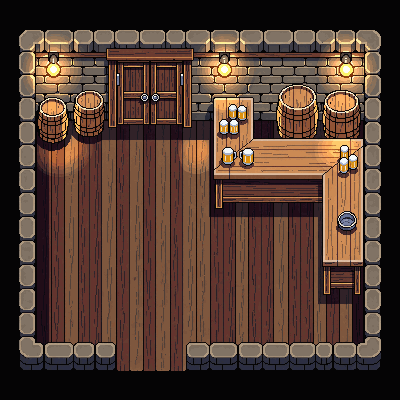
#> input picture assets/scenes/tavern_big_nw.png, 400 x 400 px
$ python stitch_tavern.py
#> lines starting #> are read from the running program, lines starting #| are printed output that depends on the picture
"""Stitch 4 tavern tiles (400x400) into one 800x800 scene image.

Layout:
  NW | NE
  ---+---
  SW | SE
"""
from PIL import Image
import os

BASE = os.path.dirname(os.path.abspath(__file__))
TILES = {
    (0, 0):   os.path.join(BASE, "tavern_big_nw.png"),
    (400, 0): os.path.join(BASE, "tavern_big_ne.png"),
    (0, 400): os.path.join(BASE, "tavern_big_sw.png"),
    (400, 400): os.path.join(BASE, "tavern_big_se.png"),
}
OUT = os.path.join(BASE, "tavern_big.png")

# 800x800 auf schwarzem Hintergrund (damit keine Transparenz-Luecken sichtbar sind)
canvas = Image.new("RGB", (800, 800), (10, 6, 4))  # fast-schwarzer Ton (wie die Kacheln am Rand)
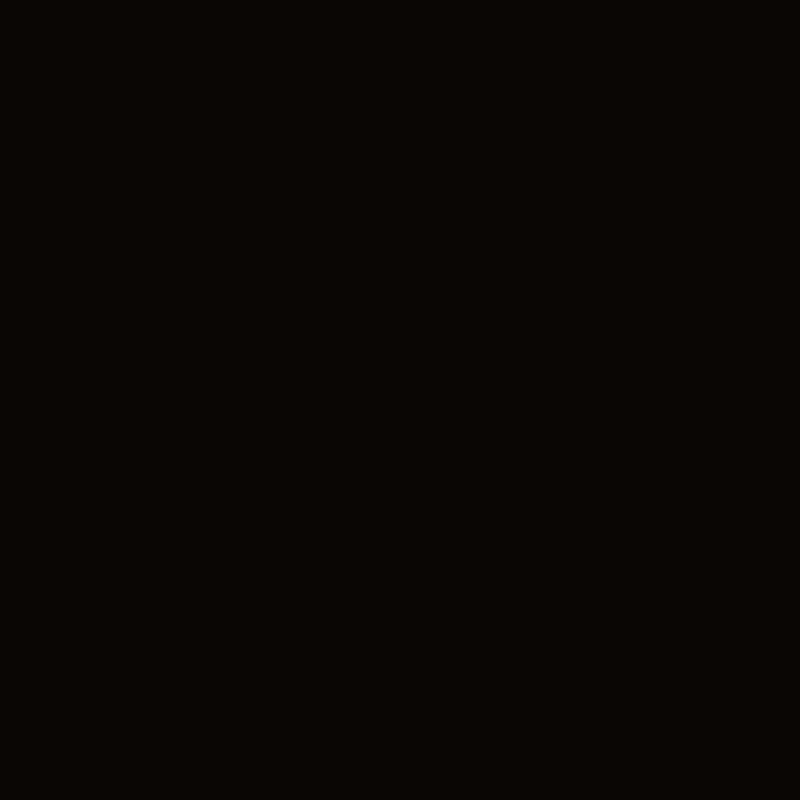
#> canvas: PIL image 800x800 RGB; mean R, G, B 10, 6, 4

for (x, y), path in TILES.items():
    if not os.path.exists(path):
        print(f"[ERROR] Fehlt: {path}")
        continue
    tile = Image.open(path).convert("RGBA")
#> tile is the input picture: PIL image 400x400 RGBA; mean R, G, B, A 83.5, 60.3, 49, 255
    # Transparenter Rand wird durch den canvas-Hintergrund ersetzt
    canvas.paste(tile, (x, y), tile)
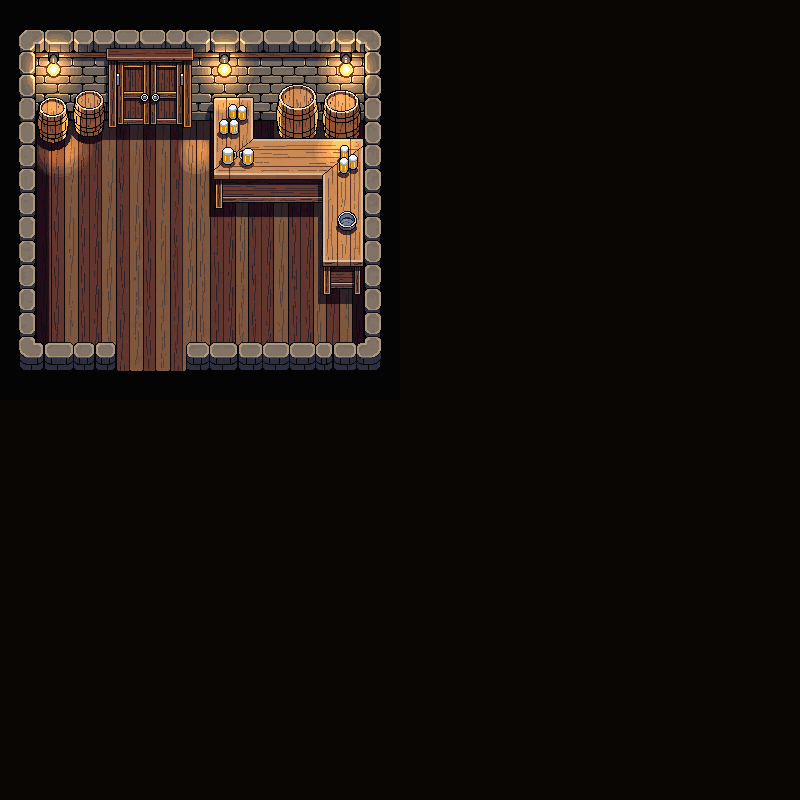
#> canvas: PIL image 800x800 RGB; mean R, G, B 28.4, 19.6, 15.2
    print(f"[OK] {os.path.basename(path)} -> ({x},{y})")
#> pass 2 of the loop `for (x, y), path in TILES.items():`:
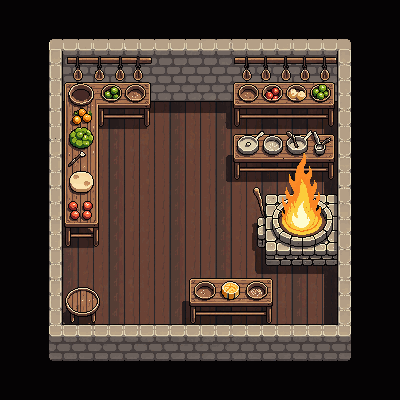
#> input picture assets/scenes/tavern_big_ne.png, 400 x 400 px
#> tile is the input picture: PIL image 400x400 RGBA; mean R, G, B, A 69.4, 53.6, 44.7, 255
#> `canvas.paste(tile, (x, y), tile)`:
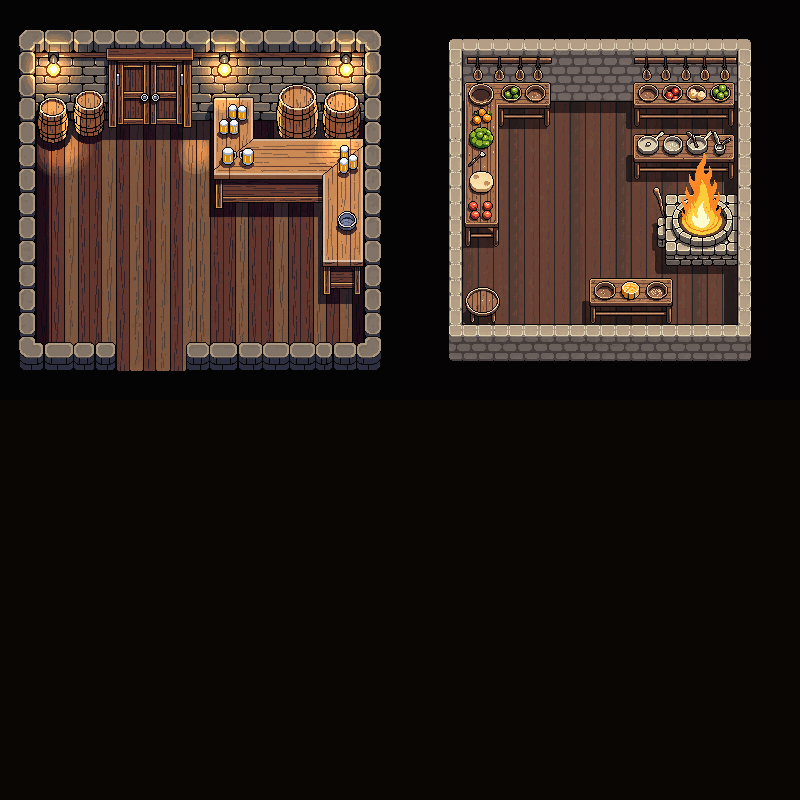
#> canvas: PIL image 800x800 RGB; mean R, G, B 43.2, 31.5, 25.4
#> pass 3 of the loop `for (x, y), path in TILES.items():`:
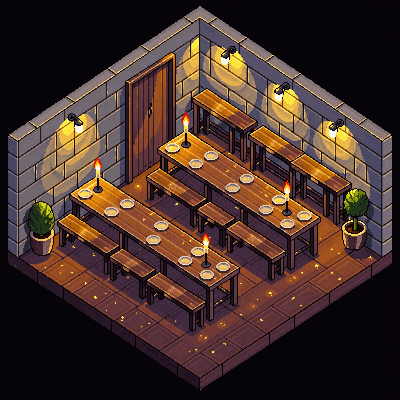
#> input picture assets/scenes/tavern_big_sw.png, 400 x 400 px
#> tile is the input picture: PIL image 400x400 RGBA; mean R, G, B, A 69.3, 48.2, 41.5, 255
#> `canvas.paste(tile, (x, y), tile)`:
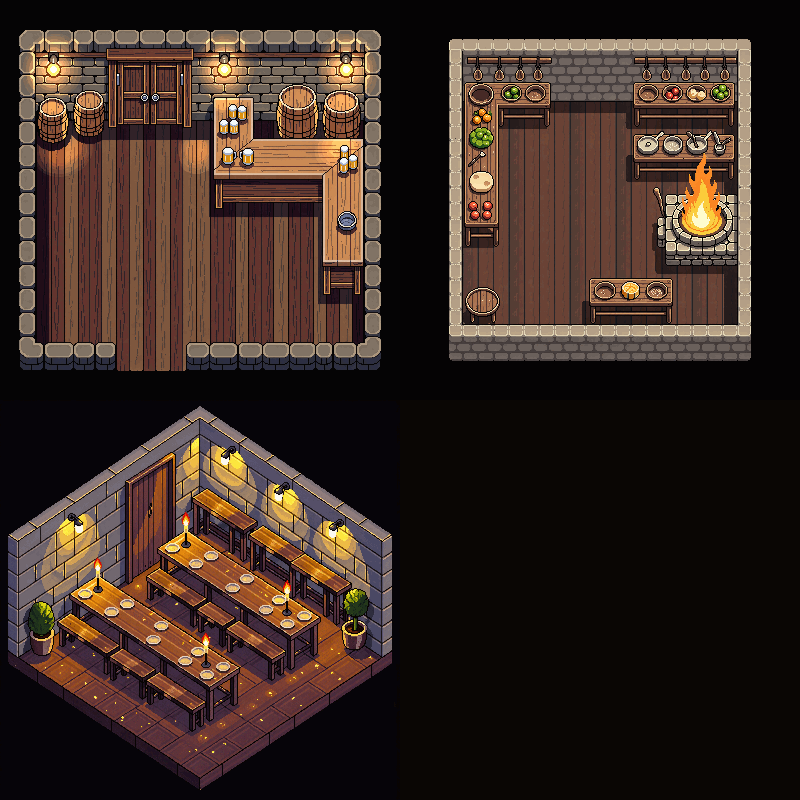
#> canvas: PIL image 800x800 RGB; mean R, G, B 58.1, 42, 34.8
#> the loop made 4 passes; the first 3 are shown

canvas.save(OUT)
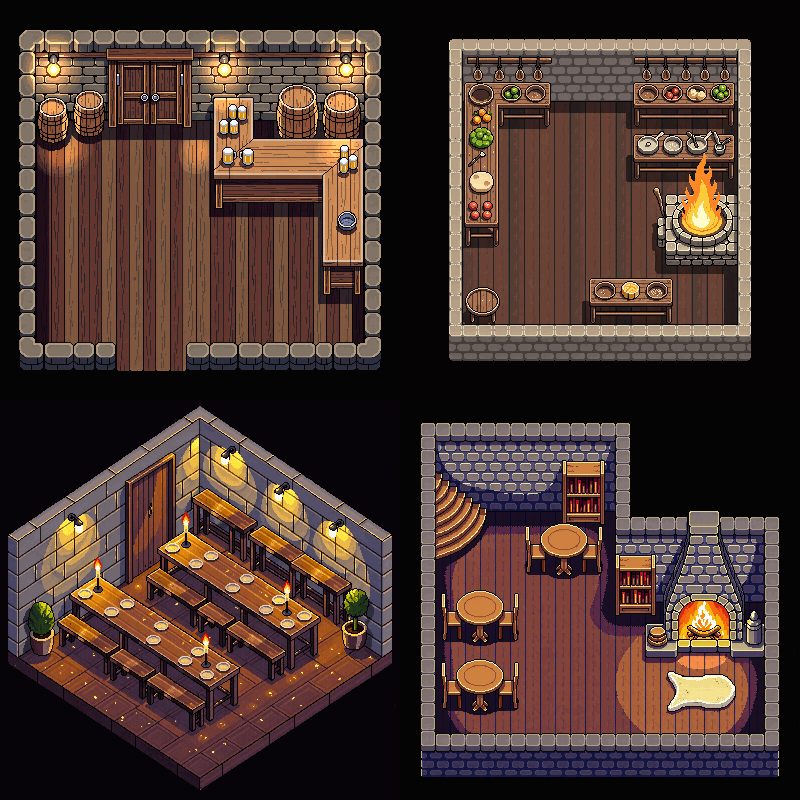
#> saved as tavern_big.png: PIL image 800x800 RGB; mean R, G, B 74.9, 54.5, 47.4
print(f"\n[SAVED] {OUT} ({canvas.size[0]}x{canvas.size[1]})")
#| [SAVED] assets/scenes/tavern_big.png (800x800)
